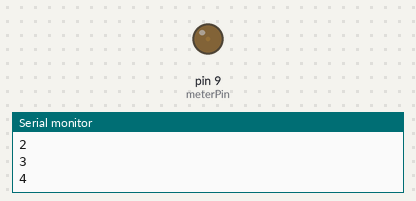
The sketch below on a simulated Arduino Uno, built with avr-gcc and run on an emulated ATmega328P. Shown: output pins drawn as LEDs (lit = HIGH), the last lines printed to the serial monitor.

Above: at 0.05 s.
At 0.9 s:
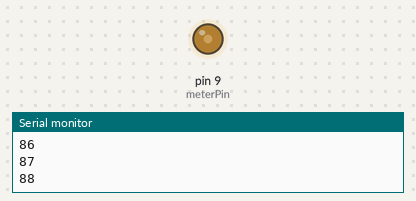
At 1.8 s:
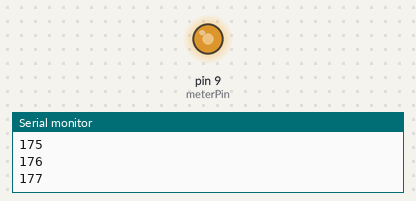
At 3.55 s:
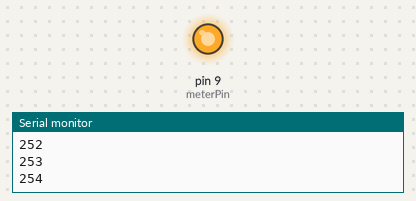
Timing chart, 0 to 6.0 s (numbered marks = the images above):
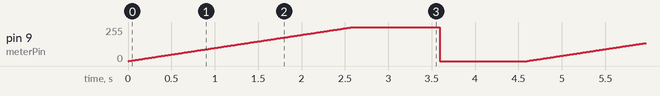

The sketch:

MeterTester.ino
```cpp
/*
    Voltmeter Tester
 Uses analogWrite() to control a voltmeter.
 Context: Arduino
 */
// the output pin that the meter is attached to:
const int meterPin = 9;

int pwmValue = 0;  // the value used to set the meter

void setup() {
  Serial.begin(9600);
}

void loop() {
  // move the meter from lowest to highest values:
  for (pwmValue = 0; pwmValue < 255; pwmValue ++) {
    analogWrite(meterPin, pwmValue);
    Serial.println(pwmValue);
    delay(10);
  }
  delay(1000);
  // reset the meter to zero and pause:
  analogWrite(meterPin, 0);
  delay(1000);
}
```

Measured:
- by itself, pin 9 (meterPin): ramps from 0/255 to 254/255 and jumps back, once every 4.6 s
